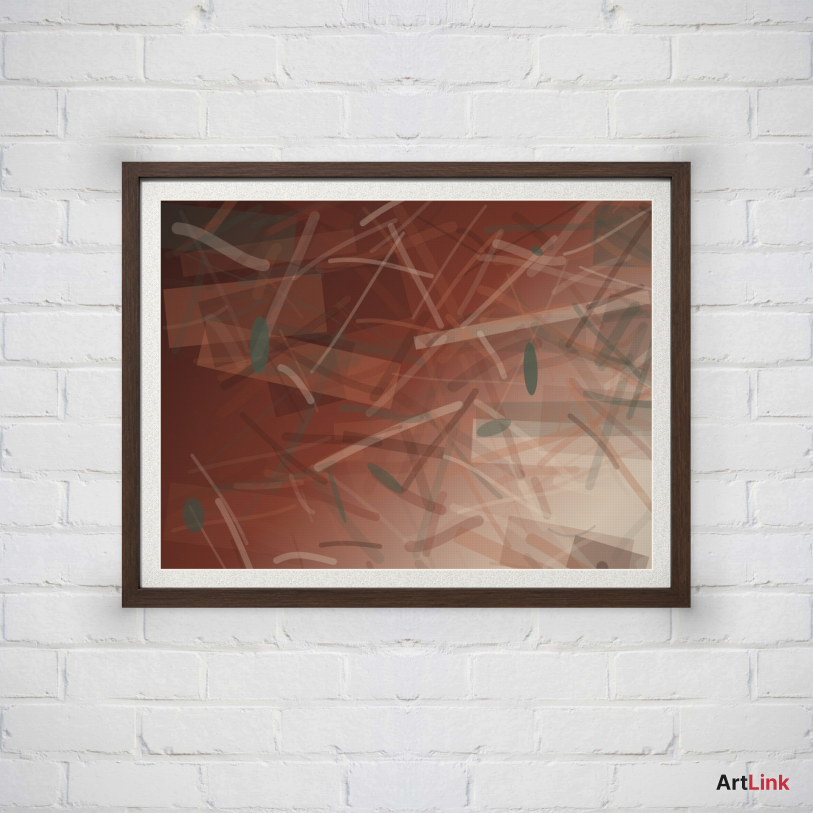
#> input picture scratchpad/vt/renders_off/t05.png, 1625 x 1625 px, given in place of opacity20.png, which was not available (shown at 1/2 size)
$ python lightref.py renders_off/t05.png
#> lines starting #> are read from the running program, lines starting #| are printed output that depends on the picture; pictures that were not available may be replaced by others from this repository, and a replacement may not be noted
#!/usr/bin/env python3
"""FrameIt 조명(light) 레퍼런스 분석 — 조명 기능을 만들기 전에 '무엇을 하는 것인지' 잰다.

`~/ArtLink/light/` 에 FrameIt Pro 결과물이 있다.
  1~12.png          서로 다른 조명 프리셋 (같은 작품·같은 액자)
  opacity20/50/70/100.png   **같은 프리셋을 강도만 바꾼 것** ← 이게 핵심 자료다

강도 4단계가 있으므로 다음을 풀 수 있다.
  ① 강도는 선형인가 (= 단순 opacity 인가, 아니면 비선형 곡선인가)
  ② 조명이 꺼진 원본(base)은 무엇인가 → 외삽으로 복원
  ③ 블렌드 모드는 무엇인가 (normal / screen / multiply / overlay …)
     base 와 full(=100%) 의 관계를 픽셀 단위로 회귀해서 판정
  ④ 조명이 **작품 픽셀에도 걸리는가**, 걸린다면 벽 대비 얼마나 약한가
     — 우리 규칙(작품 보존)과 정면으로 만나는 지점이라 반드시 수치로 알아야 한다

    python lightref.py            # 강도 시리즈 분석
    python lightref.py --presets  # 12 프리셋 성격 분류
"""
import os
import sys

import numpy as np
from PIL import Image

LIGHT = '/home/jho4255/ArtLink/light'
X0, X1 = 150, 1007          # 좌우 레터박스(앱 배경)를 뺀 캔버스 구간
# 작품(포스터) 사각형 — 강도 시리즈는 액자가 고정이므로 한 번만 확정한다.
ART = (196, 115, 686, 728)
# 액자 바깥 사각형 (수동 확정, 캔버스 좌표)
PIECE = (160, 78, 723, 767)


def load(name):
#> called with name = 'opacity20'
    return np.asarray(Image.open(f'{LIGHT}/{name}.png').convert('RGB')).astype(float)[:, X0:X1]
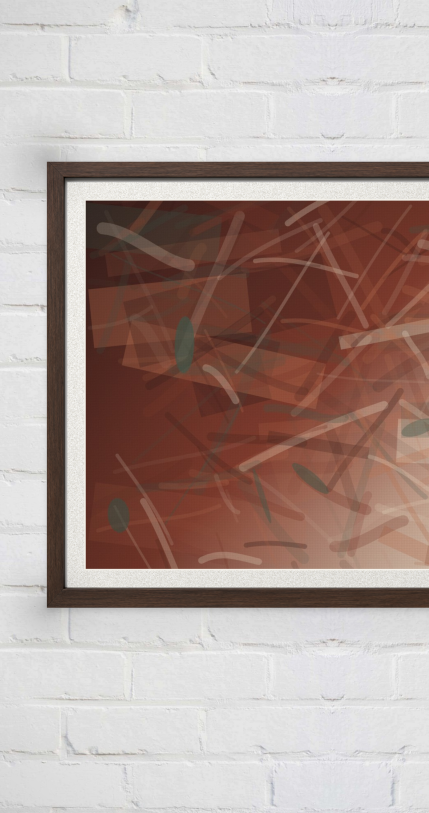
#> returned value: shape (1625, 857, 3) float64 (shown at 1/2 size); mean of channels 0, 1, 2 175.5, 157.5, 151.9; drawn as R, G, B


# [9 lines left out: function masks, not called in this run]


def series():
    A = [0.20, 0.50, 0.70, 1.00]
    ims = [load(f'opacity{int(a*100)}') for a in A]
#> call 2 of load, with name = 'opacity50'
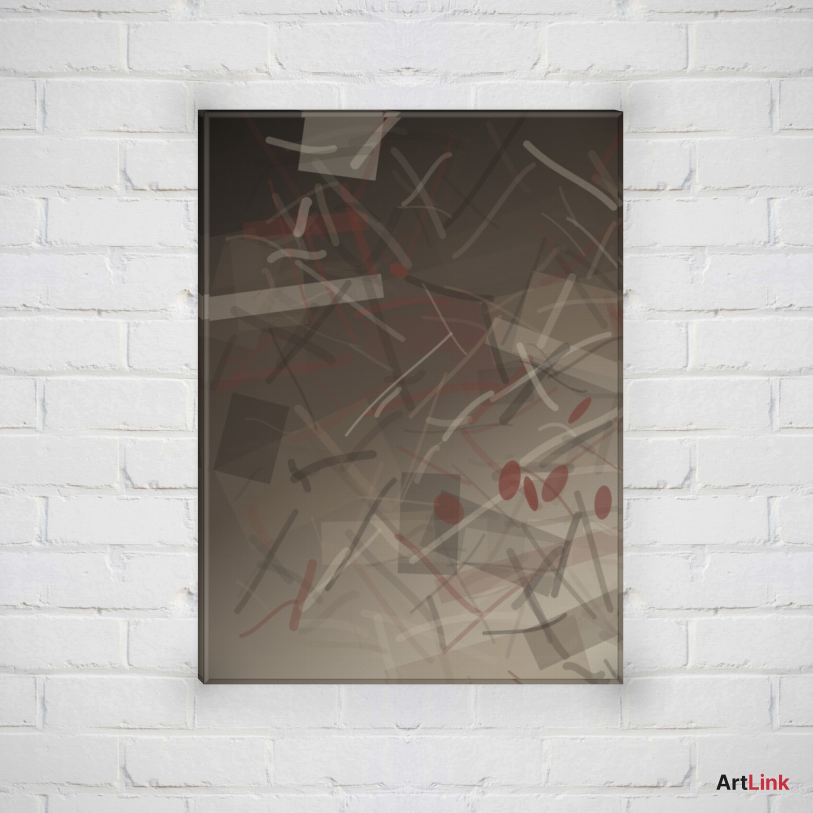
#> input picture scratchpad/vt/renders_off/t07.png, 1625 x 1625 px, given in place of opacity50.png, which was not available (shown at 1/2 size)
#> in load (call 2), `return np.asarray(Image.open(f'{LIGHT}/{name}.png').convert('RGB')).as..`:
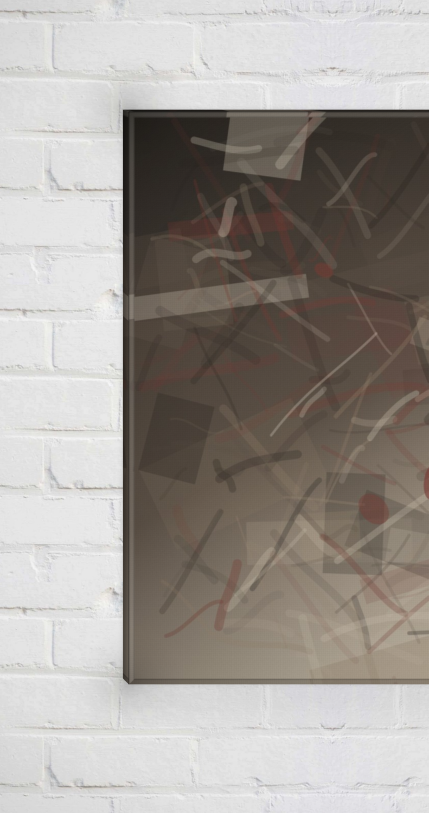
#> returned value: shape (1625, 857, 3) float64 (shown at 1/2 size); mean of channels 0, 1, 2 160.3, 154.7, 149.5; drawn as R, G, B
    art, wall, piece = masks(ims[0].shape)

    print('=' * 78)
    print('① 강도는 선형인가 — out(a) = (1-a)·base + a·full 로 예측해 본다')
    print('=' * 78)
    # base 복원: out20 = .8b + .2·full  →  b = (out20 - .2·full)/.8
    full = ims[3]
    base = (ims[0] - 0.20 * full) / 0.80
    for a, im in zip(A[1:3], ims[1:3]):
        pred = (1 - a) * base + a * full
        err = np.abs(pred - im)
        print(f'  강도 {int(a*100):3d}%  예측오차 평균 {err.mean():5.2f}  '
              f'95%tile {np.percentile(err, 95):5.2f}  최대 {err.max():5.1f}')
    print(f'  복원한 base 범위 {base.min():.1f} ~ {base.max():.1f}  '
          f'(0~255 를 벗어나면 선형 가정이 틀린 것)')

    print()
    print('=' * 78)
    print('② 블렌드 모드 — base(복원) 대 full(100%) 의 관계')
    print('=' * 78)
    for label, m in (('벽', wall), ('작품', art)):
        b = base[m].reshape(-1, 3)
        f = full[m].reshape(-1, 3)
        for ci, cn in enumerate('RGB'):
            x, y = b[:, ci], f[:, ci]
            k, c = np.polyfit(x, y, 1)
            r = np.corrcoef(x, y)[0, 1]
            print(f'  {label:3s} {cn}  full ≈ {k:5.3f}·base + {c:6.1f}   r={r:.3f}')
        print(f'      → 기울기<1 · 절편>0 이면 screen 계열(어두운 곳을 더 많이 올린다)')
    print()

    print('=' * 78)
    print('③ 강도별 변화량 — 벽 / 작품 / 액자를 따로')
    print('=' * 78)
    print(f'  {"강도":>5s} {"벽ΔRGB":>8s} {"작품ΔRGB":>9s} {"작품/벽":>8s} '
          f'{"벽 밝기":>8s} {"작품 밝기":>9s} {"벽 색온도":>9s} {"작품 색온도":>11s}')
    bl = base.mean(2)

    def warmth(a, m):
        return float((a[m][:, 0] - a[m][:, 2]).mean())
    print(f'  {"0(복원)":>5s} {0:8.1f} {0:9.1f} {"—":>8s} '
          f'{bl[wall].mean():8.1f} {bl[art].mean():9.1f} '
          f'{warmth(base, wall):9.1f} {warmth(base, art):11.1f}')
    for a, im in zip(A, ims):
        dw = np.abs(im - base)[wall].mean()
        da = np.abs(im - base)[art].mean()
        L = im.mean(2)
        print(f'  {int(a*100):5d} {dw:8.1f} {da:9.1f} {da/max(dw,1e-6):8.2f} '
              f'{L[wall].mean():8.1f} {L[art].mean():9.1f} '
              f'{warmth(im, wall):9.1f} {warmth(im, art):11.1f}')

    print()
    print('=' * 78)
    print('④ 조명의 공간 구조 — full − base 를 9분할로 (양수=밝아짐)')
    print('=' * 78)
    d = (full - base).mean(2)
    h, w = d.shape
    for r in range(3):
        row = []
        for c in range(3):
            blk = d[r * h // 3:(r + 1) * h // 3, c * w // 3:(c + 1) * w // 3]
            row.append(f'{blk.mean():+7.1f}')
        print('   ' + ' '.join(row))
    print(f'  전체 평균 {d.mean():+.1f}   최대 {d.max():+.1f}   최소 {d.min():+.1f}')
    # 벽만으로 세로·가로 기울기
    dw = np.where(wall, d, np.nan)
    top = np.nanmean(dw[:h // 3]); bot = np.nanmean(dw[-h // 3:])
    lf = np.nanmean(dw[:, :w // 3]); rt = np.nanmean(dw[:, -w // 3:])
    print(f'  벽만 —  위 {top:+.1f} / 아래 {bot:+.1f} (차 {top-bot:+.1f})   '
          f'좌 {lf:+.1f} / 우 {rt:+.1f} (차 {lf-rt:+.1f})')

    print()
    print('=' * 78)
    print('⑤ 조명이 대비를 죽이는가 — 지역 대비(밴드패스 std)')
    print('=' * 78)
    from scipy.ndimage import gaussian_filter
    for label, im in [('base(0%)', base)] + [(f'{int(a*100)}%', x) for a, x in zip(A, ims)]:
        L = im.mean(2)
        hf = L - gaussian_filter(L, 3)
        print(f'  {label:9s} 벽 결 {hf[wall].std():5.2f}   작품 결 {hf[art].std():6.2f}   '
              f'작품 채도 {(im[art].max(1)-im[art].min(1)).mean():5.1f}')
    return base


# [36 lines left out: function presets, not called in this run]


if __name__ == '__main__':
    if '--presets' in sys.argv:
        presets()
    else:
#> (the run stopped early here; a loop or call above may not have finished)
